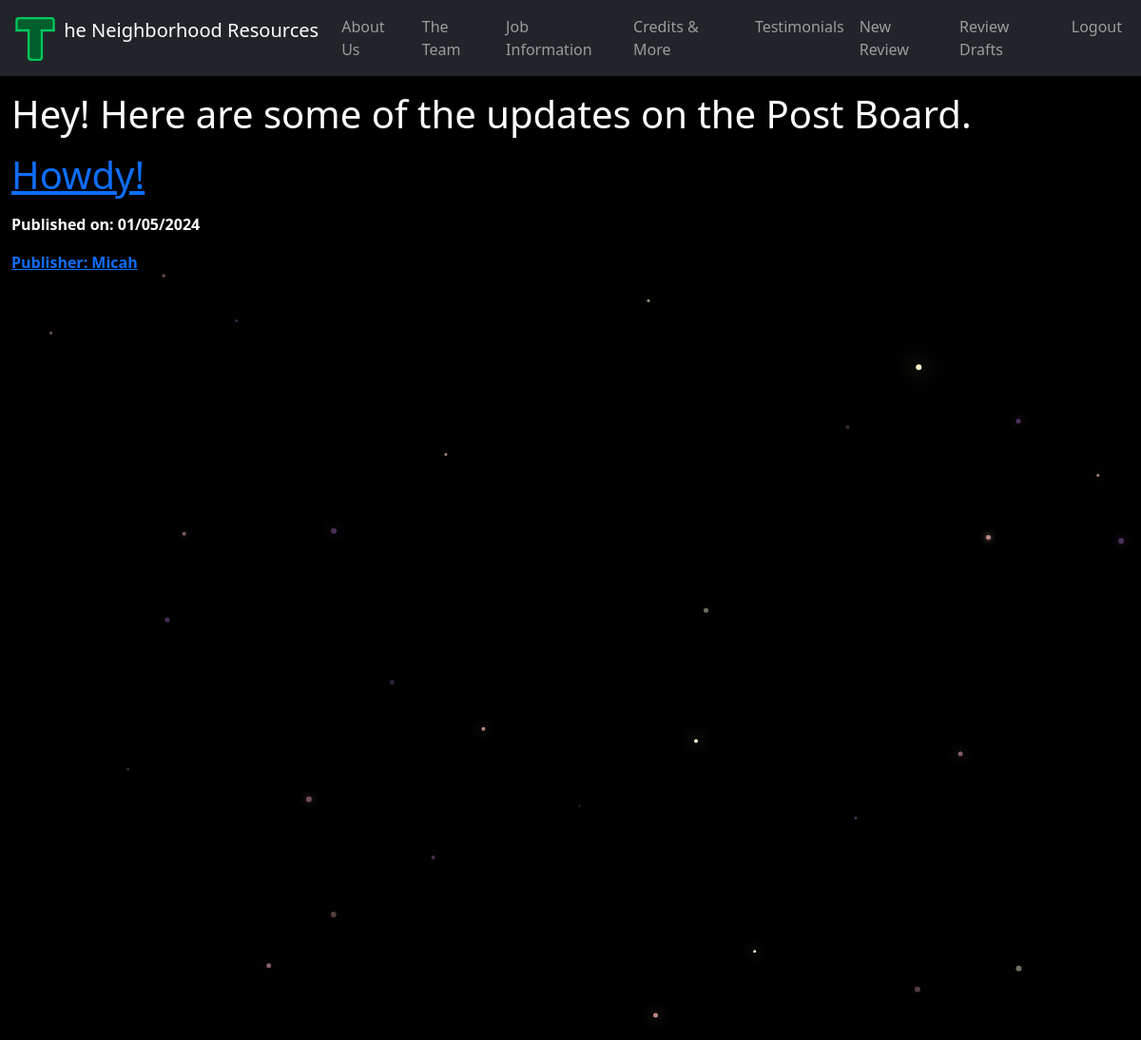
The app's page / (signed in) with its own data.
### neighborhood_app/models.py (models this page shows, shortened)
class Post(models.Model):
    author = models.ForeignKey('auth.User', on_delete=models.CASCADE)
    title = models.CharField(max_length=200)
    text = models.TextField()
    create_date = models.DateTimeField(default=timezone.now)
    published_date = models.DateTimeField(blank=True, null=True)

### neighborhood_app/views.py (the view)
# urls.py: path('', views.PostListView.as_view(), name='post_list'),
class PostListView(ListView):
    model = Post
    def get_queryset(self):
        return Post.objects.filter(published_date__lte=timezone.now()).order_by('-published_date')

### neighborhood_app/templates/neighborhood_app/post_list.html (shortened to what this page needs)
{% extends "neighborhood_app/base.html" %}
  {% block content %}
    <h1>Hey! Here are some of the updates on the Post Board.</h1>
  <div class="centerstage">
    {% for post in post_list %}
      <h1><a href="{% url 'neighborhood_app:post_detail' pk=post.pk %}">{{ post.title }}</a></h1>
      <div class="date">
        <p><b>Published on: {{post.published_date|date:"m/d/Y"}}</b></p>
      </div>
      <a href="{% url 'neighborhood_app:post_detail' pk=post.pk%}"><b>Publisher: {{post.author}}</b></a>
    {% endfor %}
  </div>
  {% endblock %}

### static/neighborhood_project/css/master.css (style rules this page uses)
body { overflow: hidden; background-color: black; color:white; }

### records on screen
Post: title "Howdy!", published_date "01/05/2024", author "Micah"
